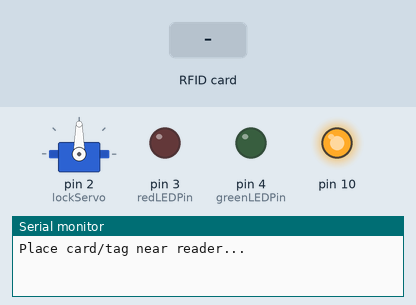
Recording of a sketch running on a simulated Arduino Uno, built with avr-gcc and run on an emulated ATmega328P. Parts: servo, output pins drawn as LEDs (lit = HIGH), the last lines printed to the serial monitor. Dashed ring = blinking. Inputs (shaded band) come from the test bench.

Above: at 1.8 s.
1.9 s: RFID card 7B F9 37 1B held to the reader
At 3.7 s:
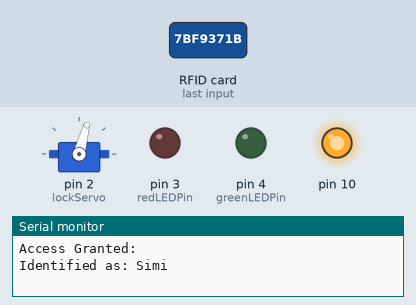
4.8 s: RFID card 05 80 E8 97 A1 F0 00 held to the reader
At 6.9 s:
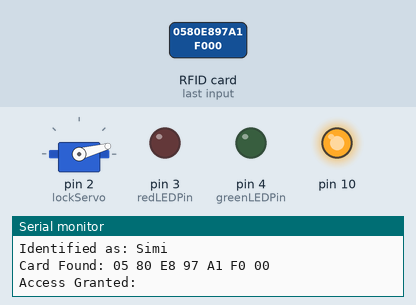
7.6 s: RFID card 5E 7A 19 C4 held to the reader
At 8.46 s:
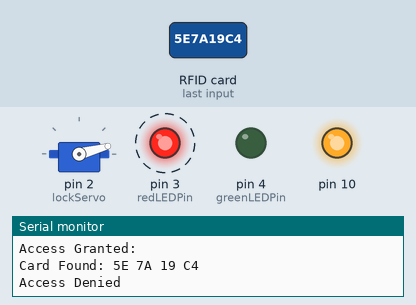
Timing chart, 0 to 10.6 s (numbered marks = the images above; inputs shaded):
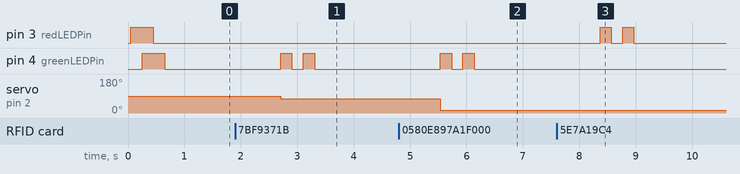

Measured:
- after the input at 1.9 s, pin 4 (greenLEDPin): alternates HIGH for 0.20 s and LOW for 0.20 s, 4 changes in all, then stays LOW, starting after 0.81 s; servo on pin 2 (lockServo): 90° → 75° after 0.81 s
- after the input at 4.8 s, pin 4 (greenLEDPin): alternates HIGH for 0.20 s and LOW for 0.20 s, 4 changes in all, then stays LOW, starting after 0.74 s; servo on pin 2 (lockServo): 75° → 15° after 0.74 s
- after the input at 7.6 s, pin 3 (redLEDPin): alternates HIGH for 0.20 s and LOW for 0.20 s, 4 changes in all, then stays LOW, starting after 0.77 s

The sketch:

RFID.ino
```cpp
#include <SPI.h> // includes all needed packages
#include <MFRC522.h>
#include <Servo.h>

#define RST_PIN 6 // SPI Reset Pin
#define SS_PIN 11 // SPI Slave Select Pin (Arduino SDA Pin)

MFRC522 mfrc522(SS_PIN, RST_PIN); // Creates MFRC522 Instance

unsigned char status;

String accessGranted[2] = {"7b f9 37 1b", "05 80 e8 97 a1 f0 00"}; // RFID UID numbers to grant access to
int accessGrantedSize = 2;                                         // The number of UID numbers

Servo lockServo;    // Servo for locking mechanism
int lockPos = 15;   // Locked position limit
int unlockPos = 75; // Unlocked position limit
boolean locked = true; // sets locked to true

int redLEDPin = 3;  // LED Pins
int greenLEDPin = 4;
int blueLEDPin = 5;

void setup()
{
  Serial.begin(9600); // Serial monitor is only required to get tag ID numbers and for troubleshooting
  lockServo.attach(2);        // attaches Servo to PIN 2
  SPI.begin();                // Start SPI communication with reader
  mfrc522.PCD_Init();         // Initialize MFRC522 read module
  pinMode(redLEDPin, OUTPUT); // LED startup sequence
  pinMode(greenLEDPin, OUTPUT);
  digitalWrite(redLEDPin, HIGH);
  delay(200);
  digitalWrite(greenLEDPin, HIGH);
  delay(200);
  digitalWrite(redLEDPin, LOW);
  delay(200);
  digitalWrite(greenLEDPin, LOW);
  Serial.print("Place card/tag near reader...");
}

void loop()
{
  if (mfrc522.PICC_IsNewCardPresent() && mfrc522.PICC_ReadCardSerial()) // Detects Card and Reads Serial Out
  {
    Serial.print("Card Found:");
    String temp = "";
    for (byte i = 0; i < mfrc522.uid.size; i++)                          // for loop to complete UID of Card
    {
      Serial.print(mfrc522.uid.uidByte[i] < 0x10 ? " 0" : " ");         // prints out UID
      Serial.print(mfrc522.uid.uidByte[i], HEX);
      temp.concat(String(mfrc522.uid.uidByte[i] < 0x10 ? " 0" : " ")); // joins the strings togheter in the temp variable
      temp.concat(String(mfrc522.uid.uidByte[i], HEX));
    }
    Serial.println();
    checkAccess(temp);  // Check if the identified tag is an allowed to open tag in checkAccess Function
  }
  mfrc522.PICC_HaltA(); // Lock card to prevent a redundant read, removing the line will make the sketch read cards continually
  delay(1000);          // waits 1000 ms
}

void checkAccess(String temp) // Function to check if an identified tag is registered to allow access
{
  boolean granted = false; // sets granted boolean to false
  for (int i = 0; i <= (accessGrantedSize - 1); i++) // Runs through all tag ID numbers registered in the array
  {
    if (accessGranted[i] == temp.substring(1)) // If a tag is found then open/close the lock
    {
      Serial.println("Access Granted: ");
      granted = true;     // sets granted to true
      if (locked == true) // If the lock is closed then open it
      {
        lockServo.write(unlockPos); // opens servo
        locked = false; // fills locked to false = opens door
      }
      else if (locked == false) // If the lock is open then close it
      {
        lockServo.write(lockPos); // closes Servo
        locked = true; // fills locked to true = close door
      }
      if (temp.substring(1) == "7b f9 37 1b"){      // If my UID is scanned, it will Identify me
        Serial.println("Identified as: Simi");
      }
      digitalWrite(greenLEDPin, HIGH); // Green LED sequence
      delay(200);
      digitalWrite(greenLEDPin, LOW);
      delay(200);
      digitalWrite(greenLEDPin, HIGH);
      delay(200);
      digitalWrite(greenLEDPin, LOW);
      delay(200);
    }
  }
  if (granted == false) // If the tag is not found
  {
    Serial.println("Access Denied");
    if (locked == false) // If the lock is open then close it
      {
        lockServo.write(lockPos); // closes Servo
        locked = true; // fills locked to true = close door
      }
    digitalWrite(redLEDPin, HIGH); // Red LED sequence
    delay(200);
    digitalWrite(redLEDPin, LOW);
    delay(200);
    digitalWrite(redLEDPin, HIGH);
    delay(200);
    digitalWrite(redLEDPin, LOW);
    delay(200);
  }
}
```
